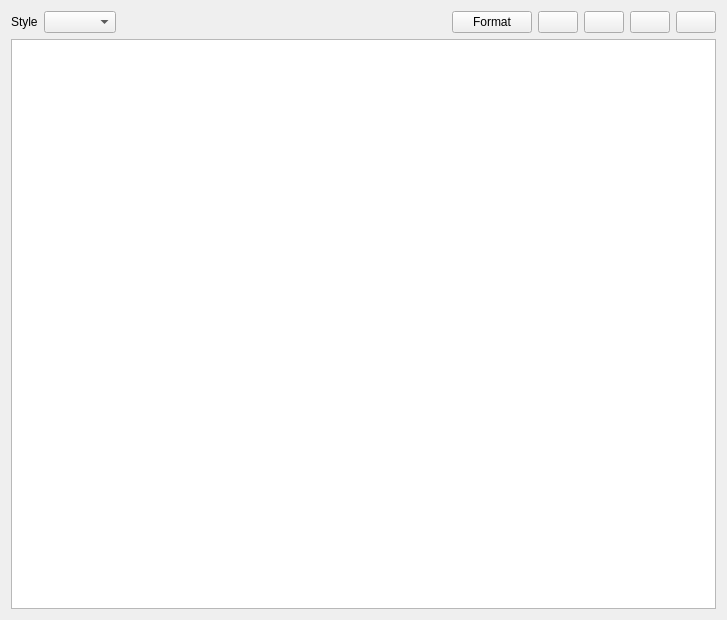
<?xml version="1.0" encoding="UTF-8"?>
<ui version="4.0">
 <class>ObjectiveCFormatterWidget</class>
 <widget class="QWidget" name="ObjectiveCFormatterWidget">
  <property name="geometry">
   <rect>
    <x>0</x>
    <y>0</y>
    <width>727</width>
    <height>620</height>
   </rect>
  </property>
  <property name="windowTitle">
   <string>Form</string>
  </property>
  <property name="locale">
   <locale language="English" country="UnitedStates"/>
  </property>
  <layout class="QVBoxLayout" name="verticalLayout">
   <item>
    <layout class="QHBoxLayout" name="horizontalLayout">
     <item>
      <widget class="QLabel" name="label">
       <property name="text">
        <string>Style</string>
       </property>
      </widget>
     </item>
     <item>
      <widget class="QComboBox" name="styleComboBox"/>
     </item>
     <item>
      <spacer name="horizontalSpacer">
       <property name="orientation">
        <enum>Qt::Orientation::Horizontal</enum>
       </property>
       <property name="sizeHint" stdset="0">
        <size>
         <width>40</width>
         <height>20</height>
        </size>
       </property>
      </spacer>
     </item>
     <item>
      <widget class="QPushButton" name="formatButton">
       <property name="text">
        <string>Format</string>
       </property>
      </widget>
     </item>
     <item>
      <widget class="QPushButton" name="openButtton">
       <property name="toolTip">
        <string>Open</string>
       </property>
       <property name="text">
        <string/>
       </property>
       <property name="icon">
        <iconset theme="QIcon::ThemeIcon::DocumentOpen"/>
       </property>
      </widget>
     </item>
     <item>
      <widget class="QPushButton" name="copyButton">
       <property name="toolTip">
        <string>Copy</string>
       </property>
       <property name="text">
        <string/>
       </property>
       <property name="icon">
        <iconset theme="QIcon::ThemeIcon::EditCopy"/>
       </property>
      </widget>
     </item>
     <item>
      <widget class="QPushButton" name="pasteButton">
       <property name="toolTip">
        <string>Paste</string>
       </property>
       <property name="text">
        <string/>
       </property>
       <property name="icon">
        <iconset theme="QIcon::ThemeIcon::EditPaste"/>
       </property>
      </widget>
     </item>
     <item>
      <widget class="QPushButton" name="clearButton">
       <property name="toolTip">
        <string>Clear</string>
       </property>
       <property name="text">
        <string/>
       </property>
       <property name="icon">
        <iconset theme="QIcon::ThemeIcon::EditClear"/>
       </property>
      </widget>
     </item>
    </layout>
   </item>
   <item>
    <widget class="CodeEditor" name="codeEditor"/>
   </item>
  </layout>
 </widget>
 <customwidgets>
  <customwidget>
   <class>CodeEditor</class>
   <extends>QPlainTextEdit</extends>
   <header>editor/codeeditor.h</header>
  </customwidget>
 </customwidgets>
 <resources/>
 <connections/>
</ui>
